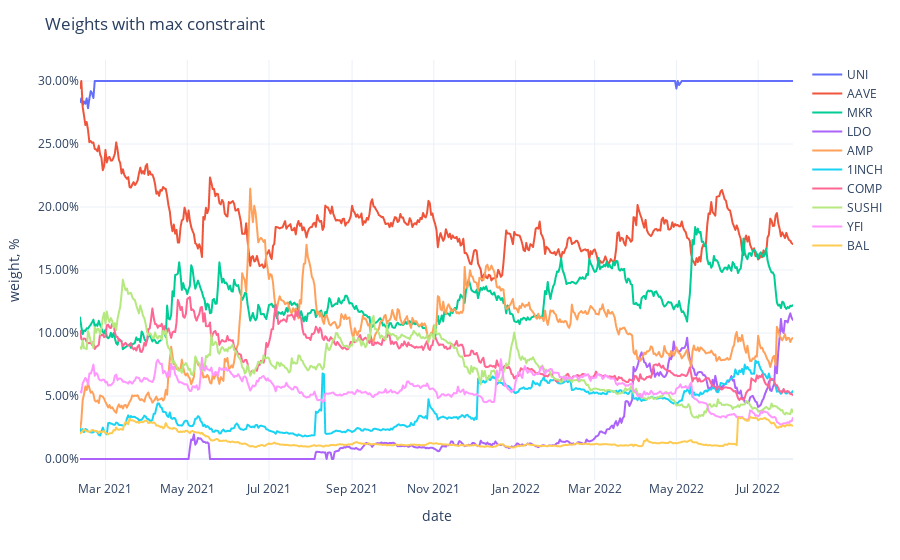

The notebook cell saved with this chart:
### Code cell
fig = px.line(adjusted_weights,
              labels={'value': 'weight, %', 'variable': ''})
fig.update_traces(
    hovertemplate="%{y}"
)
fig.update_yaxes(
    tickformat=".2%",
)
fig.update_xaxes(
    showspikes=True,
    spikethickness=2,
    spikedash="dot",
    spikecolor="#999999",
    spikemode="across",
)
fig.update_layout(
    hovermode="x",
    hoverdistance=100,  ## Distance to show hover label of data point
    spikedistance=1000,  ## Distance to show spike
    template='plotly_white',
    title='Weights with max constraint'
)

### Figure 1 — Plotly figure (JSON) as saved in the notebook; plotly's stock layout.template omitted (floating-point values rounded to 4 significant figures; data arrays with more than 128 entries replaced by an {"elided": "..."} marker saying what was removed)
{"data": [{"hovertemplate": "%{y}", "legendgroup": "UNI", "line": {"color": "#636efa", "dash": "solid"}, "marker": {"symbol": "circle"}, "mode": "lines", "name": "UNI", "showlegend": true, "type": "scattergl", "x": {"elided": "533 str values"}, "xaxis": "x", "y": {"elided": "533 float values"}, "yaxis": "y"}, {"hovertemplate": "%{y}", "legendgroup": "AAVE", "line": {"color": "#EF553B", "dash": "solid"}, "marker": {"symbol": "circle"}, "mode": "lines", "name": "AAVE", "showlegend": true, "type": "scattergl", "x": {"elided": "533 str values"}, "xaxis": "x", "y": {"elided": "533 float values"}, "yaxis": "y"}, {"hovertemplate": "%{y}", "legendgroup": "MKR", "line": {"color": "#00cc96", "dash": "solid"}, "marker": {"symbol": "circle"}, "mode": "lines", "name": "MKR", "showlegend": true, "type": "scattergl", "x": {"elided": "533 str values"}, "xaxis": "x", "y": {"elided": "533 float values"}, "yaxis": "y"}, {"hovertemplate": "%{y}", "legendgroup": "LDO", "line": {"color": "#ab63fa", "dash": "solid"}, "marker": {"symbol": "circle"}, "mode": "lines", "name": "LDO", "showlegend": true, "type": "scattergl", "x": {"elided": "533 str values"}, "xaxis": "x", "y": {"elided": "533 float values"}, "yaxis": "y"}, {"hovertemplate": "%{y}", "legendgroup": "AMP", "line": {"color": "#FFA15A", "dash": "solid"}, "marker": {"symbol": "circle"}, "mode": "lines", "name": "AMP", "showlegend": true, "type": "scattergl", "x": {"elided": "533 str values"}, "xaxis": "x", "y": {"elided": "533 float values"}, "yaxis": "y"}, {"hovertemplate": "%{y}", "legendgroup": "1INCH", "line": {"color": "#19d3f3", "dash": "solid"}, "marker": {"symbol": "circle"}, "mode": "lines", "name": "1INCH", "showlegend": true, "type": "scattergl", "x": {"elided": "533 str values"}, "xaxis": "x", "y": {"elided": "533 float values"}, "yaxis": "y"}, {"hovertemplate": "%{y}", "legendgroup": "COMP", "line": {"color": "#FF6692", "dash": "solid"}, "marker": {"symbol": "circle"}, "mode": "lines", "name": "COMP", "showlegend": true, "type": "scattergl", "x": {"elided": "533 str values"}, "xaxis": "x", "y": {"elided": "533 float values"}, "yaxis": "y"}, {"hovertemplate": "%{y}", "legendgroup": "SUSHI", "line": {"color": "#B6E880", "dash": "solid"}, "marker": {"symbol": "circle"}, "mode": "lines", "name": "SUSHI", "showlegend": true, "type": "scattergl", "x": {"elided": "533 str values"}, "xaxis": "x", "y": {"elided": "533 float values"}, "yaxis": "y"}, {"hovertemplate": "%{y}", "legendgroup": "YFI", "line": {"color": "#FF97FF", "dash": "solid"}, "marker": {"symbol": "circle"}, "mode": "lines", "name": "YFI", "showlegend": true, "type": "scattergl", "x": {"elided": "533 str values"}, "xaxis": "x", "y": {"elided": "533 float values"}, "yaxis": "y"}, {"hovertemplate": "%{y}", "legendgroup": "BAL", "line": {"color": "#FECB52", "dash": "solid"}, "marker": {"symbol": "circle"}, "mode": "lines", "name": "BAL", "showlegend": true, "type": "scattergl", "x": {"elided": "533 str values"}, "xaxis": "x", "y": {"elided": "533 float values"}, "yaxis": "y"}], "layout": {"hoverdistance": 100, "hovermode": "x", "legend": {"title": {"text": ""}, "tracegroupgap": 0}, "margin": {"t": 60}, "spikedistance": 1000, "title": {"text": "Weights with max constraint"}, "xaxis": {"anchor": "y", "domain": [0, 1], "showspikes": true, "spikecolor": "#999999", "spikedash": "dot", "spikemode": "across", "spikethickness": 2, "title": {"text": "date"}}, "yaxis": {"anchor": "x", "domain": [0, 1], "tickformat": ".2%", "title": {"text": "weight, %"}}}}
